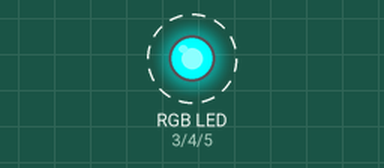
This sketch was run on a simulated Arduino Uno, built with avr-gcc and run on an emulated ATmega328P. Shown: an RGB LED mixed from three pins (HIGH = lit). Dashed ring = blinking.

Above: at 0.5 s.
Timing chart, 0 to 4.6 s (numbered marks = the images above):
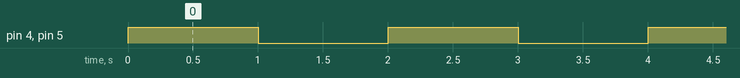

The sketch:

rgb_led.ino
```cpp
#define LED_RED 3
#define LED_BLUE 5
#define LED_GREEN 4

void setup() {
  pinMode(LED_RED, OUTPUT);
  pinMode(LED_BLUE, OUTPUT);
  pinMode(LED_GREEN, OUTPUT);
}

void loop() {
  digitalWrite(LED_BLUE, HIGH);
  digitalWrite(LED_GREEN, HIGH);
  delay(1000);

  digitalWrite(LED_BLUE, LOW);
  digitalWrite(LED_GREEN, LOW);
  delay(1000);
}
```

Measured:
- by itself, pin 4 (LED_GREEN), pin 5 (LED_BLUE): alternates HIGH for 1.0 s and LOW for 1.0 s
